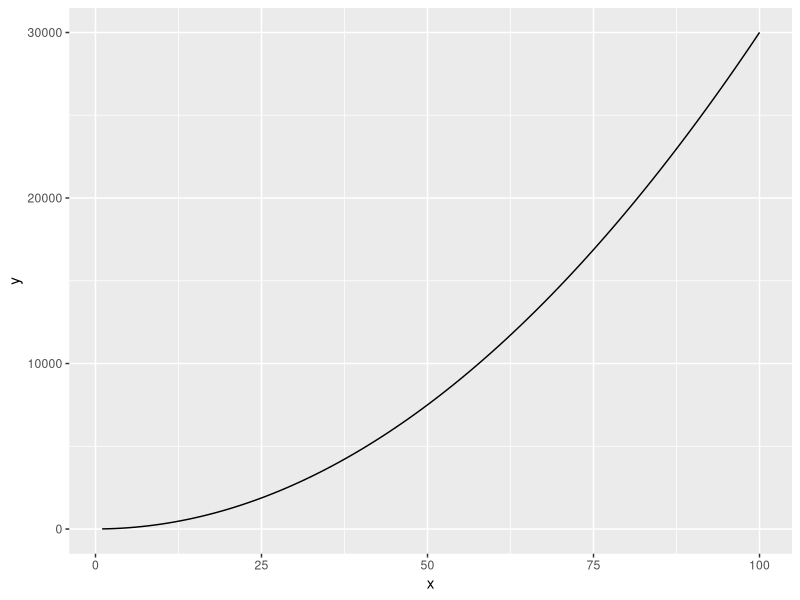
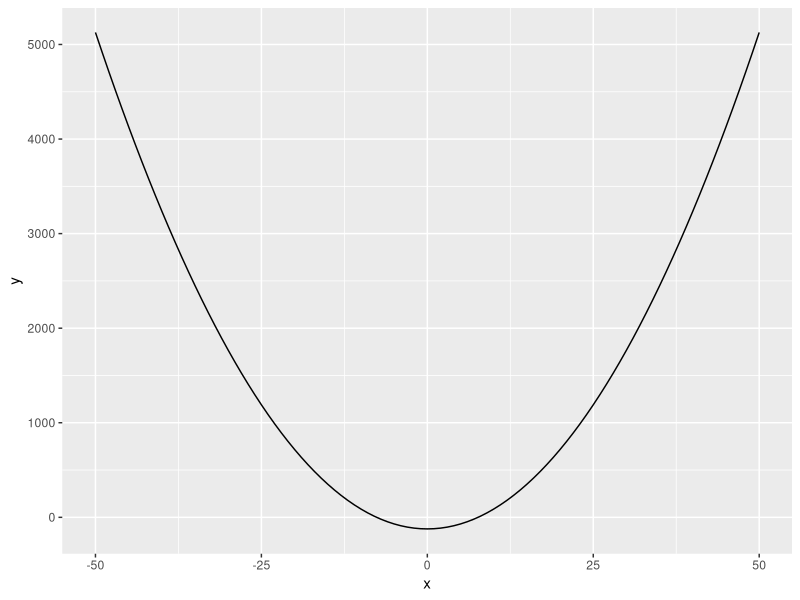
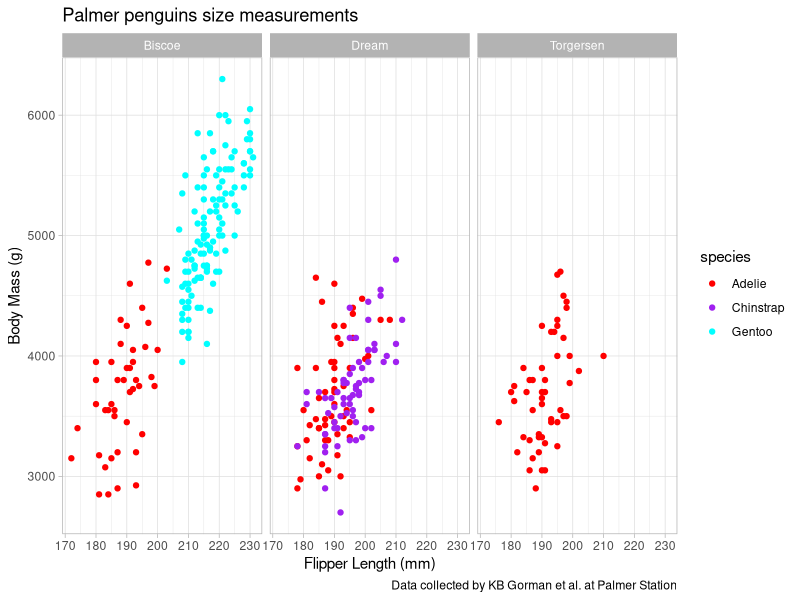

These charts were generated, in order, by the following R code:
## ---- chunk 1
knitr::opts_chunk$set(echo = TRUE)
library(tidyverse)
library(palmerpenguins)
## ---- chunk 2
eq <- function(x) {
  3 * x ^2 + 4
  
}
# use stat_function() 

ggplot(data = data.frame(x = c(1, 100)), aes(x = x)) +
  stat_function(fun = eq)

## ---- chunk 3
eq2 <- function(x) {
  2.4 - (5 ^ 3) + (2.1 * (x ^ 2))
}

ggplot(data = data.frame(x = c(-50, 50)), aes(x = x)) +
  stat_function(fun = eq2)
## ---- chunk 4
ggplot(data = penguins, aes(x = flipper_length_mm, y = body_mass_g)) +
  geom_point(aes(color = species)) +
  scale_color_manual(values = c("red", "purple", "cyan")) +
  labs (x = "Flipper Length (mm)",
        y = "Body Mass (g)",
        title = "Palmer penguins size measurements",
        caption = "Data collected by KB Gorman et al. at Palmer Station",
        color = "species") +
  facet_wrap(~island) +
  theme_light()


## ---- chunk 5
gt <- expression(2.2 + 3.1 * t - 5.6 * t ^ 4)

dg_dt <- D(expr = gt, 't')

dg_dt

## ---- chunk 6
d2g_dt2 <- D(expr = dg_dt, 't')

d2g_dt2
## ---- chunk 7
f_xyz <- expression(2*x*y - 3*(x^2)*(z^3))
df_dx <- D(expr = f_xyz, 'x')
df_dx

df_dy <- D(expr = f_xyz, 'y')
df_dy

df_dz <- D(expr = f_xyz, 'z')
df_dz
